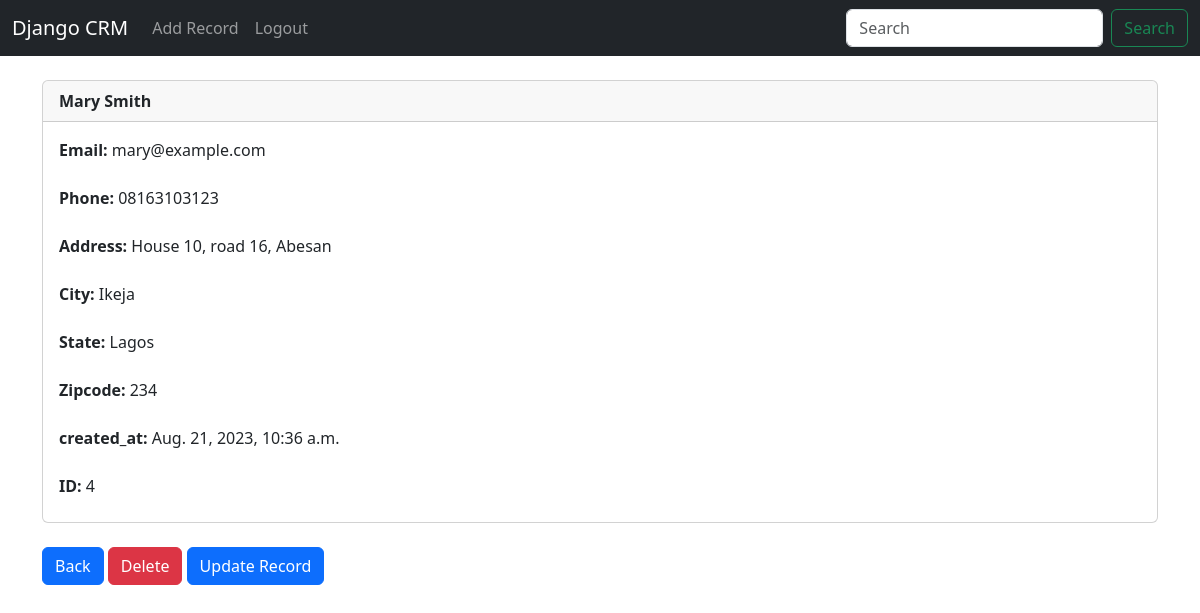
The app's page /record/4 (signed in) with its own data.
### customercrm/models.py (models this page shows, shortened)
class Record(models.Model):
    created_at = models.DateTimeField(auto_now_add=True)
    first_name = models.CharField(max_length=50)
    last_name = models.CharField(max_length=50)
    email = models.CharField(max_length=100)
    phone = models.CharField(max_length=50)
    address = models.CharField(max_length=150)
    city = models.CharField(max_length=50)
    state = models.CharField(max_length=50)
    zipcode = models.CharField(max_length=20)

### customercrm/views.py (the view)
# urls.py: path('record/<int:pk>', views.customer_record, name='record'),
def customer_record(request, pk):
    if request.user.is_authenticated:
        customer_record = Record.objects.get(id=pk)
        return render(request, 'record.html', {'customer_record':customer_record})
    else:
        messages.success(request, 'You Must be logged In To View That Page...')
        return redirect('home')

### customercrm/templates/record.html
{% extends 'layout.html' %}
{% block content %}
<div class="card">
    <div class="card-header">
    <strong>{{ customer_record.first_name }}
    {{ customer_record.last_name }}</strong>
    </div>
    <div class="card-body">
      <p class="card-title">
        <strong>Email: </strong>{{ customer_record.email }}<br/><br/>
        <strong>Phone: </strong>{{ customer_record.phone }}<br/><br/>
        <strong>Address: </strong>{{ customer_record.address }}<br/><br/>
        <strong>City: </strong>{{ customer_record.city }}<br/><br/>
        <strong>State: </strong>{{ customer_record.state }}<br/><br/>
        <strong>Zipcode: </strong>{{ customer_record.zipcode }}<br/><br/>
        <strong>created_at: </strong>{{ customer_record.created_at }}<br/><br/>
        <strong>ID: </strong>{{ customer_record.id }}</p>
    </div>
  </div>
  <br/>
  <a href="{% url 'home' %}" class="btn btn-primary">Back</a>
  <a href="{% url 'delete_record' customer_record.id %}" class="btn btn-danger">Delete</a>
  <a href="{% url 'update_record' customer_record.id %}" class="btn btn-primary">Update Record</a>
{% endblock %}

### records on screen
Record: first_name "Mary", last_name "Smith", email "mary@example.com", phone "08163103123", address "House 10, road 16, Abesan", city "Ikeja", state "Lagos", zipcode "234", created_at "Aug. 21, 2023, 10:36 a.m.", id "4"
